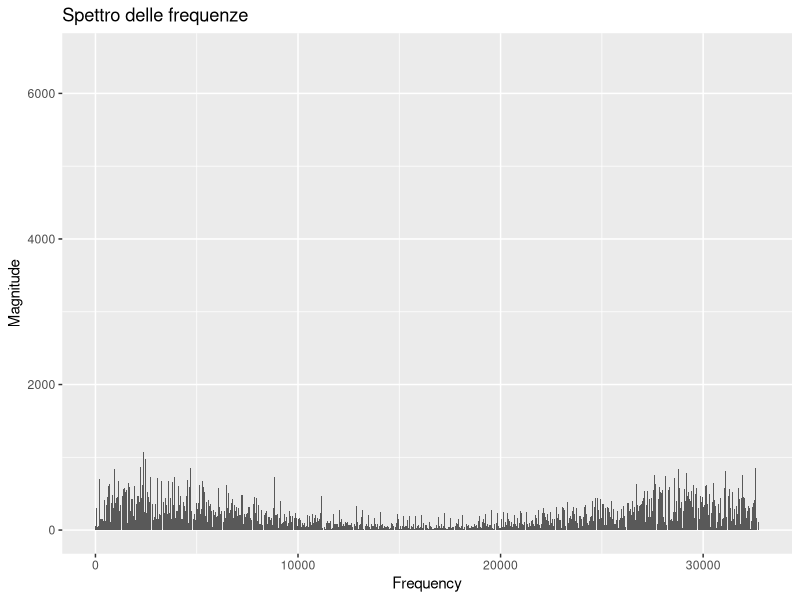

This figure's R source:
library("ggplot2")
df <- read.csv("data/freq.csv")

plot <- ggplot(data = df, aes(x = Frequency, y = Magnitude)) +
  geom_bar(stat = "identity") +
  ggtitle("Spettro delle frequenze")

ggsave("plot.png", plot, "png", "data/", 1)